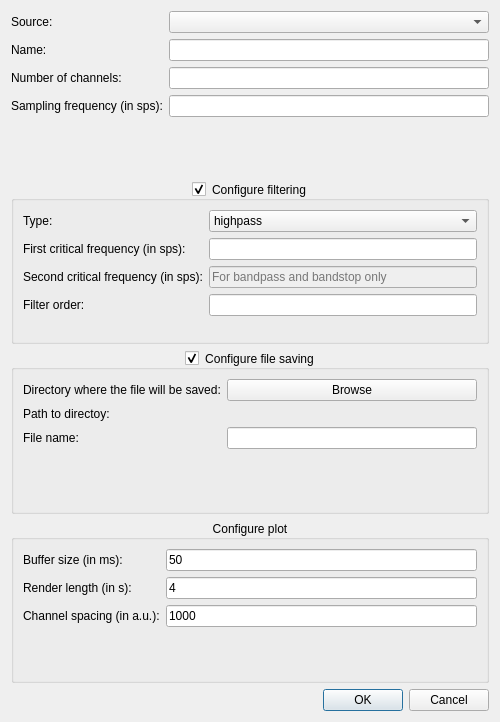
<?xml version="1.0" encoding="UTF-8"?>
<ui version="4.0">
 <class>AddSignalDialog</class>
 <widget class="QDialog" name="AddSignalDialog">
  <property name="windowModality">
   <enum>Qt::WindowModal</enum>
  </property>
  <property name="geometry">
   <rect>
    <x>0</x>
    <y>0</y>
    <width>500</width>
    <height>722</height>
   </rect>
  </property>
  <property name="windowTitle">
   <string>Add signal</string>
  </property>
  <property name="modal">
   <bool>false</bool>
  </property>
  <layout class="QVBoxLayout" name="verticalLayout" stretch="0,0,0,0,0">
   <item>
    <layout class="QFormLayout" name="formLayout1">
     <item row="0" column="0">
      <widget class="QLabel" name="label1">
       <property name="text">
        <string>Source:</string>
       </property>
      </widget>
     </item>
     <item row="0" column="1">
      <widget class="QComboBox" name="sourceComboBox"/>
     </item>
     <item row="1" column="0">
      <widget class="QLabel" name="label2">
       <property name="text">
        <string>Name:</string>
       </property>
      </widget>
     </item>
     <item row="1" column="1">
      <widget class="QLineEdit" name="sigNameTextField">
       <property name="toolTip">
        <string>Name of the signal to display in the GUI (must be unique)</string>
       </property>
       <property name="placeholderText">
        <string/>
       </property>
      </widget>
     </item>
     <item row="2" column="0">
      <widget class="QLabel" name="label3">
       <property name="text">
        <string>Number of channels:</string>
       </property>
      </widget>
     </item>
     <item row="2" column="1">
      <widget class="QLineEdit" name="nChTextField">
       <property name="toolTip">
        <string/>
       </property>
       <property name="placeholderText">
        <string/>
       </property>
      </widget>
     </item>
     <item row="3" column="0">
      <widget class="QLabel" name="label4">
       <property name="text">
        <string>Sampling frequency (in sps):</string>
       </property>
      </widget>
     </item>
     <item row="3" column="1">
      <widget class="QLineEdit" name="fsTextField">
       <property name="toolTip">
        <string/>
       </property>
       <property name="placeholderText">
        <string/>
       </property>
      </widget>
     </item>
    </layout>
   </item>
   <item>
    <widget class="QGroupBox" name="filteringGroupBox">
     <property name="toolTip">
      <string>Only for visualization, the raw signal will be saved to file</string>
     </property>
     <property name="title">
      <string>Configure filtering</string>
     </property>
     <property name="alignment">
      <set>Qt::AlignCenter</set>
     </property>
     <property name="checkable">
      <bool>true</bool>
     </property>
     <property name="checked">
      <bool>true</bool>
     </property>
     <layout class="QFormLayout" name="formLayout2">
      <item row="0" column="0">
       <widget class="QLabel" name="label5">
        <property name="frameShape">
         <enum>QFrame::NoFrame</enum>
        </property>
        <property name="text">
         <string>Type:</string>
        </property>
       </widget>
      </item>
      <item row="0" column="1">
       <widget class="QComboBox" name="filtTypeComboBox">
        <item>
         <property name="text">
          <string>highpass</string>
         </property>
        </item>
        <item>
         <property name="text">
          <string>lowpass</string>
         </property>
        </item>
        <item>
         <property name="text">
          <string>bandpass</string>
         </property>
        </item>
        <item>
         <property name="text">
          <string>bandstop</string>
         </property>
        </item>
       </widget>
      </item>
      <item row="1" column="0">
       <widget class="QLabel" name="label6">
        <property name="text">
         <string>First critical frequency (in sps):</string>
        </property>
       </widget>
      </item>
      <item row="1" column="1">
       <widget class="QLineEdit" name="freq1TextField">
        <property name="toolTip">
         <string/>
        </property>
        <property name="placeholderText">
         <string/>
        </property>
       </widget>
      </item>
      <item row="2" column="0">
       <widget class="QLabel" name="label7">
        <property name="text">
         <string>Second critical frequency (in sps):</string>
        </property>
       </widget>
      </item>
      <item row="2" column="1">
       <widget class="QLineEdit" name="freq2TextField">
        <property name="enabled">
         <bool>false</bool>
        </property>
        <property name="toolTip">
         <string/>
        </property>
        <property name="placeholderText">
         <string>For bandpass and bandstop only</string>
        </property>
       </widget>
      </item>
      <item row="3" column="0">
       <widget class="QLabel" name="label8">
        <property name="text">
         <string>Filter order:</string>
        </property>
       </widget>
      </item>
      <item row="3" column="1">
       <widget class="QLineEdit" name="filtOrderTextField">
        <property name="toolTip">
         <string>Order of the Butterworth filter (positive integer)</string>
        </property>
        <property name="placeholderText">
         <string/>
        </property>
       </widget>
      </item>
     </layout>
    </widget>
   </item>
   <item>
    <widget class="QGroupBox" name="fileSavingGroupBox">
     <property name="title">
      <string>Configure file saving</string>
     </property>
     <property name="alignment">
      <set>Qt::AlignCenter</set>
     </property>
     <property name="checkable">
      <bool>true</bool>
     </property>
     <property name="checked">
      <bool>true</bool>
     </property>
     <layout class="QFormLayout" name="formLayout3">
      <item row="1" column="1">
       <widget class="QPushButton" name="browseOutDirButton">
        <property name="text">
         <string>Browse</string>
        </property>
       </widget>
      </item>
      <item row="1" column="0">
       <widget class="QLabel" name="label9">
        <property name="text">
         <string>Directory where the file will be saved:</string>
        </property>
       </widget>
      </item>
      <item row="2" column="0">
       <widget class="QLabel" name="label10">
        <property name="text">
         <string>Path to directoy:</string>
        </property>
       </widget>
      </item>
      <item row="2" column="1">
       <widget class="QLabel" name="outDirPathLabel">
        <property name="text">
         <string/>
        </property>
       </widget>
      </item>
      <item row="3" column="0">
       <widget class="QLabel" name="label11">
        <property name="text">
         <string>File name:</string>
        </property>
       </widget>
      </item>
      <item row="3" column="1">
       <widget class="QLineEdit" name="fileNameTextField">
        <property name="toolTip">
         <string>If empty, a name based on the timestamp will be employed</string>
        </property>
       </widget>
      </item>
     </layout>
    </widget>
   </item>
   <item>
    <widget class="QGroupBox" name="chSpacingGroupBox">
     <property name="toolTip">
      <string/>
     </property>
     <property name="title">
      <string>Configure plot</string>
     </property>
     <property name="alignment">
      <set>Qt::AlignCenter</set>
     </property>
     <property name="flat">
      <bool>false</bool>
     </property>
     <property name="checkable">
      <bool>false</bool>
     </property>
     <property name="checked">
      <bool>false</bool>
     </property>
     <layout class="QFormLayout" name="formLayout4">
      <item row="2" column="0">
       <widget class="QLabel" name="label14">
        <property name="text">
         <string>Channel spacing (in a.u.):</string>
        </property>
       </widget>
      </item>
      <item row="2" column="1">
       <widget class="QLineEdit" name="chSpacingTextField">
        <property name="toolTip">
         <string>Spacing between the channels in the signal unit (only for multi-channel signals)</string>
        </property>
        <property name="text">
         <string>1000</string>
        </property>
        <property name="placeholderText">
         <string/>
        </property>
       </widget>
      </item>
      <item row="0" column="0">
       <widget class="QLabel" name="label12">
        <property name="toolTip">
         <string/>
        </property>
        <property name="text">
         <string>Buffer size (in ms):</string>
        </property>
       </widget>
      </item>
      <item row="0" column="1">
       <widget class="QLineEdit" name="bufferSizeTextField">
        <property name="toolTip">
         <string>If it's low, plots are re-drawn more frequently increasing CPU load; if it's high, plots are re-drawn less frequently making them erratic</string>
        </property>
        <property name="text">
         <string>50</string>
        </property>
        <property name="placeholderText">
         <string/>
        </property>
       </widget>
      </item>
      <item row="1" column="1">
       <widget class="QLineEdit" name="renderLengthTextField">
        <property name="toolTip">
         <string>Length of the window with the plot</string>
        </property>
        <property name="text">
         <string>4</string>
        </property>
       </widget>
      </item>
      <item row="1" column="0">
       <widget class="QLabel" name="label13">
        <property name="text">
         <string>Render length (in s):</string>
        </property>
       </widget>
      </item>
     </layout>
    </widget>
   </item>
   <item>
    <widget class="QDialogButtonBox" name="buttonBox">
     <property name="orientation">
      <enum>Qt::Horizontal</enum>
     </property>
     <property name="standardButtons">
      <set>QDialogButtonBox::Cancel|QDialogButtonBox::Ok</set>
     </property>
    </widget>
   </item>
  </layout>
 </widget>
 <tabstops>
  <tabstop>sourceComboBox</tabstop>
  <tabstop>sigNameTextField</tabstop>
  <tabstop>nChTextField</tabstop>
  <tabstop>fsTextField</tabstop>
  <tabstop>filteringGroupBox</tabstop>
  <tabstop>filtTypeComboBox</tabstop>
  <tabstop>freq1TextField</tabstop>
  <tabstop>freq2TextField</tabstop>
  <tabstop>filtOrderTextField</tabstop>
  <tabstop>fileSavingGroupBox</tabstop>
  <tabstop>browseOutDirButton</tabstop>
  <tabstop>fileNameTextField</tabstop>
  <tabstop>bufferSizeTextField</tabstop>
  <tabstop>renderLengthTextField</tabstop>
  <tabstop>chSpacingTextField</tabstop>
 </tabstops>
 <resources/>
 <connections>
  <connection>
   <sender>buttonBox</sender>
   <signal>accepted()</signal>
   <receiver>AddSignalDialog</receiver>
   <slot>accept()</slot>
   <hints>
    <hint type="sourcelabel">
     <x>248</x>
     <y>254</y>
    </hint>
    <hint type="destinationlabel">
     <x>157</x>
     <y>274</y>
    </hint>
   </hints>
  </connection>
  <connection>
   <sender>buttonBox</sender>
   <signal>rejected()</signal>
   <receiver>AddSignalDialog</receiver>
   <slot>reject()</slot>
   <hints>
    <hint type="sourcelabel">
     <x>316</x>
     <y>260</y>
    </hint>
    <hint type="destinationlabel">
     <x>286</x>
     <y>274</y>
    </hint>
   </hints>
  </connection>
 </connections>
</ui>
